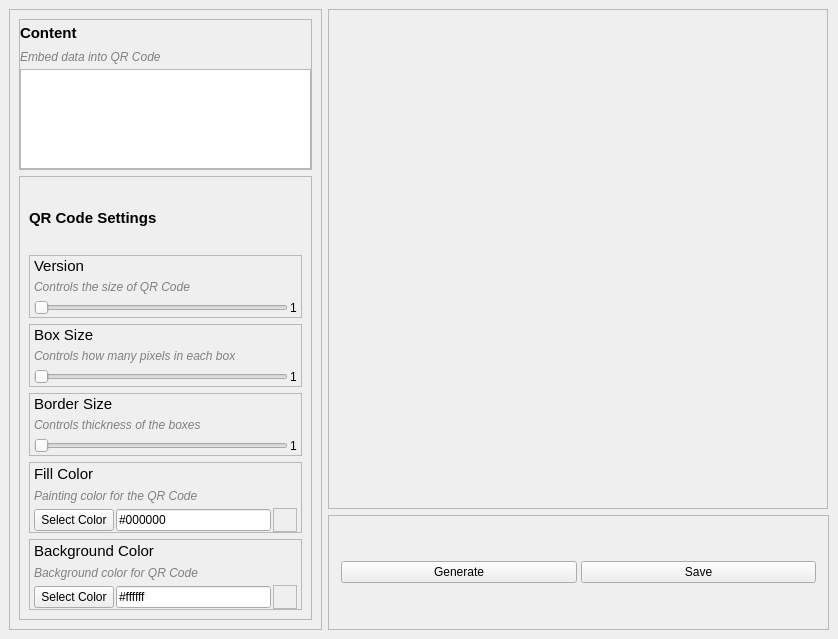
<?xml version="1.0" encoding="UTF-8"?>
<ui version="4.0">
 <class>MainWindow</class>
 <widget class="QMainWindow" name="MainWindow">
  <property name="geometry">
   <rect>
    <x>0</x>
    <y>0</y>
    <width>838</width>
    <height>639</height>
   </rect>
  </property>
  <property name="maximumSize">
   <size>
    <width>838</width>
    <height>639</height>
   </size>
  </property>
  <property name="windowTitle">
   <string>QR Code Generator</string>
  </property>
  <property name="styleSheet">
   <string notr="true"/>
  </property>
  <widget class="QWidget" name="container">
   <layout class="QHBoxLayout" name="horizontalLayout_2">
    <item>
     <widget class="QFrame" name="settingsFrame">
      <property name="sizePolicy">
       <sizepolicy hsizetype="Preferred" vsizetype="Minimum">
        <horstretch>0</horstretch>
        <verstretch>0</verstretch>
       </sizepolicy>
      </property>
      <property name="frameShape">
       <enum>QFrame::StyledPanel</enum>
      </property>
      <property name="frameShadow">
       <enum>QFrame::Raised</enum>
      </property>
      <layout class="QVBoxLayout" name="verticalLayout_8">
       <item>
        <widget class="QFrame" name="contentFrame">
         <property name="minimumSize">
          <size>
           <width>276</width>
           <height>151</height>
          </size>
         </property>
         <property name="maximumSize">
          <size>
           <width>16777215</width>
           <height>151</height>
          </size>
         </property>
         <property name="frameShape">
          <enum>QFrame::StyledPanel</enum>
         </property>
         <property name="frameShadow">
          <enum>QFrame::Raised</enum>
         </property>
         <layout class="QVBoxLayout" name="verticalLayout">
          <property name="spacing">
           <number>0</number>
          </property>
          <property name="sizeConstraint">
           <enum>QLayout::SetDefaultConstraint</enum>
          </property>
          <property name="leftMargin">
           <number>0</number>
          </property>
          <property name="topMargin">
           <number>0</number>
          </property>
          <property name="rightMargin">
           <number>0</number>
          </property>
          <property name="bottomMargin">
           <number>0</number>
          </property>
          <item>
           <widget class="QLabel" name="contentLabel">
            <property name="sizePolicy">
             <sizepolicy hsizetype="MinimumExpanding" vsizetype="Preferred">
              <horstretch>0</horstretch>
              <verstretch>0</verstretch>
             </sizepolicy>
            </property>
            <property name="font">
             <font>
              <pointsize>11</pointsize>
              <bold>true</bold>
             </font>
            </property>
            <property name="text">
             <string>Content</string>
            </property>
           </widget>
          </item>
          <item>
           <widget class="QLabel" name="contentHintLabel">
            <property name="font">
             <font>
              <italic>true</italic>
             </font>
            </property>
            <property name="styleSheet">
             <string notr="true">color: grey;</string>
            </property>
            <property name="text">
             <string>Embed data into QR Code</string>
            </property>
           </widget>
          </item>
          <item>
           <widget class="QTextEdit" name="contentText">
            <property name="minimumSize">
             <size>
              <width>0</width>
              <height>100</height>
             </size>
            </property>
            <property name="maximumSize">
             <size>
              <width>16777215</width>
              <height>100</height>
             </size>
            </property>
           </widget>
          </item>
         </layout>
        </widget>
       </item>
       <item>
        <widget class="QFrame" name="optionsFrame">
         <property name="frameShape">
          <enum>QFrame::StyledPanel</enum>
         </property>
         <property name="frameShadow">
          <enum>QFrame::Raised</enum>
         </property>
         <layout class="QVBoxLayout" name="verticalLayout_7">
          <item>
           <widget class="QLabel" name="qrSettingsLabel">
            <property name="sizePolicy">
             <sizepolicy hsizetype="MinimumExpanding" vsizetype="Preferred">
              <horstretch>0</horstretch>
              <verstretch>0</verstretch>
             </sizepolicy>
            </property>
            <property name="font">
             <font>
              <pointsize>11</pointsize>
              <bold>true</bold>
             </font>
            </property>
            <property name="text">
             <string>QR Code Settings</string>
            </property>
           </widget>
          </item>
          <item>
           <widget class="QFrame" name="versionFrame">
            <property name="minimumSize">
             <size>
              <width>271</width>
              <height>61</height>
             </size>
            </property>
            <property name="frameShape">
             <enum>QFrame::StyledPanel</enum>
            </property>
            <property name="frameShadow">
             <enum>QFrame::Raised</enum>
            </property>
            <layout class="QVBoxLayout" name="verticalLayout_2">
             <property name="spacing">
              <number>2</number>
             </property>
             <property name="leftMargin">
              <number>4</number>
             </property>
             <property name="topMargin">
              <number>0</number>
             </property>
             <property name="rightMargin">
              <number>4</number>
             </property>
             <property name="bottomMargin">
              <number>0</number>
             </property>
             <item>
              <widget class="QLabel" name="versionLabel">
               <property name="font">
                <font>
                 <pointsize>11</pointsize>
                </font>
               </property>
               <property name="text">
                <string>Version</string>
               </property>
              </widget>
             </item>
             <item>
              <widget class="QLabel" name="versionHintLabel">
               <property name="font">
                <font>
                 <italic>true</italic>
                </font>
               </property>
               <property name="styleSheet">
                <string notr="true">color: grey;</string>
               </property>
               <property name="text">
                <string>Controls the size of QR Code</string>
               </property>
              </widget>
             </item>
             <item>
              <layout class="QHBoxLayout" name="versionValueLayout">
               <property name="spacing">
                <number>2</number>
               </property>
               <item>
                <widget class="QSlider" name="versionValueSlider">
                 <property name="cursor">
                  <cursorShape>PointingHandCursor</cursorShape>
                 </property>
                 <property name="minimum">
                  <number>1</number>
                 </property>
                 <property name="maximum">
                  <number>40</number>
                 </property>
                 <property name="pageStep">
                  <number>1</number>
                 </property>
                 <property name="orientation">
                  <enum>Qt::Horizontal</enum>
                 </property>
                </widget>
               </item>
               <item>
                <widget class="QLabel" name="versionValueLabel">
                 <property name="text">
                  <string>1</string>
                 </property>
                </widget>
               </item>
              </layout>
             </item>
            </layout>
           </widget>
          </item>
          <item>
           <widget class="QFrame" name="boxSizeFrame">
            <property name="minimumSize">
             <size>
              <width>271</width>
              <height>61</height>
             </size>
            </property>
            <property name="frameShape">
             <enum>QFrame::StyledPanel</enum>
            </property>
            <property name="frameShadow">
             <enum>QFrame::Raised</enum>
            </property>
            <layout class="QVBoxLayout" name="verticalLayout_3">
             <property name="spacing">
              <number>2</number>
             </property>
             <property name="leftMargin">
              <number>4</number>
             </property>
             <property name="topMargin">
              <number>0</number>
             </property>
             <property name="rightMargin">
              <number>4</number>
             </property>
             <property name="bottomMargin">
              <number>0</number>
             </property>
             <item>
              <widget class="QLabel" name="boxSizeLabel">
               <property name="font">
                <font>
                 <pointsize>11</pointsize>
                </font>
               </property>
               <property name="text">
                <string>Box Size</string>
               </property>
              </widget>
             </item>
             <item>
              <widget class="QLabel" name="boxSizeHintLabel">
               <property name="font">
                <font>
                 <italic>true</italic>
                </font>
               </property>
               <property name="styleSheet">
                <string notr="true">color: grey;</string>
               </property>
               <property name="text">
                <string>Controls how many pixels in each box</string>
               </property>
              </widget>
             </item>
             <item>
              <layout class="QHBoxLayout" name="boxSizeValueLayout">
               <property name="spacing">
                <number>2</number>
               </property>
               <item>
                <widget class="QSlider" name="boxSizeValueSlider">
                 <property name="cursor">
                  <cursorShape>PointingHandCursor</cursorShape>
                 </property>
                 <property name="minimum">
                  <number>1</number>
                 </property>
                 <property name="maximum">
                  <number>100</number>
                 </property>
                 <property name="pageStep">
                  <number>1</number>
                 </property>
                 <property name="orientation">
                  <enum>Qt::Horizontal</enum>
                 </property>
                </widget>
               </item>
               <item>
                <widget class="QLabel" name="boxSizeValueLabel">
                 <property name="text">
                  <string>1</string>
                 </property>
                </widget>
               </item>
              </layout>
             </item>
            </layout>
           </widget>
          </item>
          <item>
           <widget class="QFrame" name="borderSizeFrame">
            <property name="minimumSize">
             <size>
              <width>271</width>
              <height>61</height>
             </size>
            </property>
            <property name="frameShape">
             <enum>QFrame::StyledPanel</enum>
            </property>
            <property name="frameShadow">
             <enum>QFrame::Raised</enum>
            </property>
            <layout class="QVBoxLayout" name="verticalLayout_4">
             <property name="spacing">
              <number>2</number>
             </property>
             <property name="leftMargin">
              <number>4</number>
             </property>
             <property name="topMargin">
              <number>0</number>
             </property>
             <property name="rightMargin">
              <number>4</number>
             </property>
             <property name="bottomMargin">
              <number>0</number>
             </property>
             <item>
              <widget class="QLabel" name="borderSizeLabel">
               <property name="font">
                <font>
                 <pointsize>11</pointsize>
                </font>
               </property>
               <property name="text">
                <string>Border Size</string>
               </property>
              </widget>
             </item>
             <item>
              <widget class="QLabel" name="borderSizeHintLabel">
               <property name="font">
                <font>
                 <italic>true</italic>
                </font>
               </property>
               <property name="styleSheet">
                <string notr="true">color: grey;</string>
               </property>
               <property name="text">
                <string>Controls thickness of the boxes</string>
               </property>
              </widget>
             </item>
             <item>
              <layout class="QHBoxLayout" name="borderSizeValueLayout">
               <property name="spacing">
                <number>2</number>
               </property>
               <item>
                <widget class="QSlider" name="borderSizeValueSlider">
                 <property name="cursor">
                  <cursorShape>PointingHandCursor</cursorShape>
                 </property>
                 <property name="minimum">
                  <number>1</number>
                 </property>
                 <property name="maximum">
                  <number>100</number>
                 </property>
                 <property name="pageStep">
                  <number>1</number>
                 </property>
                 <property name="orientation">
                  <enum>Qt::Horizontal</enum>
                 </property>
                </widget>
               </item>
               <item>
                <widget class="QLabel" name="borderSizeValueLabel">
                 <property name="text">
                  <string>1</string>
                 </property>
                </widget>
               </item>
              </layout>
             </item>
            </layout>
           </widget>
          </item>
          <item>
           <widget class="QFrame" name="fillColorFrame">
            <property name="minimumSize">
             <size>
              <width>271</width>
              <height>71</height>
             </size>
            </property>
            <property name="frameShape">
             <enum>QFrame::StyledPanel</enum>
            </property>
            <property name="frameShadow">
             <enum>QFrame::Raised</enum>
            </property>
            <layout class="QVBoxLayout" name="verticalLayout_5">
             <property name="spacing">
              <number>2</number>
             </property>
             <property name="leftMargin">
              <number>4</number>
             </property>
             <property name="topMargin">
              <number>0</number>
             </property>
             <property name="rightMargin">
              <number>4</number>
             </property>
             <property name="bottomMargin">
              <number>0</number>
             </property>
             <item>
              <widget class="QLabel" name="fillColorLabel">
               <property name="font">
                <font>
                 <pointsize>11</pointsize>
                </font>
               </property>
               <property name="text">
                <string>Fill Color</string>
               </property>
              </widget>
             </item>
             <item>
              <widget class="QLabel" name="fillColorHint">
               <property name="font">
                <font>
                 <italic>true</italic>
                </font>
               </property>
               <property name="styleSheet">
                <string notr="true">color: grey;</string>
               </property>
               <property name="text">
                <string>Painting color for the QR Code</string>
               </property>
              </widget>
             </item>
             <item>
              <layout class="QHBoxLayout" name="fillColorValueLayout">
               <item>
                <widget class="QPushButton" name="fillColorButton">
                 <property name="cursor">
                  <cursorShape>PointingHandCursor</cursorShape>
                 </property>
                 <property name="text">
                  <string>Select Color</string>
                 </property>
                </widget>
               </item>
               <item>
                <widget class="QLineEdit" name="fillColorText">
                 <property name="text">
                  <string>#000000</string>
                 </property>
                 <property name="readOnly">
                  <bool>true</bool>
                 </property>
                </widget>
               </item>
               <item>
                <widget class="QFrame" name="fillColorDisplayFrame">
                 <property name="minimumSize">
                  <size>
                   <width>24</width>
                   <height>24</height>
                  </size>
                 </property>
                 <property name="maximumSize">
                  <size>
                   <width>24</width>
                   <height>24</height>
                  </size>
                 </property>
                 <property name="styleSheet">
                  <string notr="true"/>
                 </property>
                 <property name="frameShape">
                  <enum>QFrame::StyledPanel</enum>
                 </property>
                 <property name="frameShadow">
                  <enum>QFrame::Raised</enum>
                 </property>
                </widget>
               </item>
              </layout>
             </item>
            </layout>
           </widget>
          </item>
          <item>
           <widget class="QFrame" name="backgroundColorFrame">
            <property name="minimumSize">
             <size>
              <width>271</width>
              <height>71</height>
             </size>
            </property>
            <property name="frameShape">
             <enum>QFrame::StyledPanel</enum>
            </property>
            <property name="frameShadow">
             <enum>QFrame::Raised</enum>
            </property>
            <layout class="QVBoxLayout" name="verticalLayout_6">
             <property name="spacing">
              <number>2</number>
             </property>
             <property name="leftMargin">
              <number>4</number>
             </property>
             <property name="topMargin">
              <number>0</number>
             </property>
             <property name="rightMargin">
              <number>4</number>
             </property>
             <property name="bottomMargin">
              <number>0</number>
             </property>
             <item>
              <widget class="QLabel" name="backgroundColorLabel">
               <property name="font">
                <font>
                 <pointsize>11</pointsize>
                </font>
               </property>
               <property name="text">
                <string>Background Color</string>
               </property>
              </widget>
             </item>
             <item>
              <widget class="QLabel" name="backgroundColorHintLabel">
               <property name="font">
                <font>
                 <italic>true</italic>
                </font>
               </property>
               <property name="styleSheet">
                <string notr="true">color: grey;</string>
               </property>
               <property name="text">
                <string>Background color for QR Code</string>
               </property>
              </widget>
             </item>
             <item>
              <layout class="QHBoxLayout" name="backgroundColorValueLayout">
               <item>
                <widget class="QPushButton" name="backgroundColorButton">
                 <property name="cursor">
                  <cursorShape>PointingHandCursor</cursorShape>
                 </property>
                 <property name="text">
                  <string>Select Color</string>
                 </property>
                </widget>
               </item>
               <item>
                <widget class="QLineEdit" name="backgroundColorText">
                 <property name="text">
                  <string>#ffffff</string>
                 </property>
                 <property name="readOnly">
                  <bool>true</bool>
                 </property>
                </widget>
               </item>
               <item>
                <widget class="QFrame" name="backgroundColorDisplayFrame">
                 <property name="minimumSize">
                  <size>
                   <width>24</width>
                   <height>24</height>
                  </size>
                 </property>
                 <property name="maximumSize">
                  <size>
                   <width>24</width>
                   <height>24</height>
                  </size>
                 </property>
                 <property name="styleSheet">
                  <string notr="true"/>
                 </property>
                 <property name="frameShape">
                  <enum>QFrame::StyledPanel</enum>
                 </property>
                 <property name="frameShadow">
                  <enum>QFrame::Raised</enum>
                 </property>
                </widget>
               </item>
              </layout>
             </item>
            </layout>
           </widget>
          </item>
         </layout>
        </widget>
       </item>
      </layout>
     </widget>
    </item>
    <item>
     <layout class="QVBoxLayout" name="qrOutputLayout">
      <item>
       <widget class="QFrame" name="outputFrame">
        <property name="minimumSize">
         <size>
          <width>500</width>
          <height>500</height>
         </size>
        </property>
        <property name="maximumSize">
         <size>
          <width>500</width>
          <height>500</height>
         </size>
        </property>
        <property name="frameShape">
         <enum>QFrame::StyledPanel</enum>
        </property>
        <property name="frameShadow">
         <enum>QFrame::Raised</enum>
        </property>
        <layout class="QGridLayout" name="gridLayout">
         <property name="leftMargin">
          <number>0</number>
         </property>
         <property name="topMargin">
          <number>0</number>
         </property>
         <property name="rightMargin">
          <number>0</number>
         </property>
         <property name="bottomMargin">
          <number>0</number>
         </property>
         <property name="spacing">
          <number>0</number>
         </property>
         <item row="0" column="0">
          <widget class="QLabel" name="outputLabel">
           <property name="autoFillBackground">
            <bool>false</bool>
           </property>
           <property name="text">
            <string/>
           </property>
           <property name="scaledContents">
            <bool>false</bool>
           </property>
           <property name="alignment">
            <set>Qt::AlignCenter</set>
           </property>
          </widget>
         </item>
        </layout>
       </widget>
      </item>
      <item>
       <widget class="QFrame" name="functionsFrame">
        <property name="minimumSize">
         <size>
          <width>501</width>
          <height>81</height>
         </size>
        </property>
        <property name="frameShape">
         <enum>QFrame::StyledPanel</enum>
        </property>
        <property name="frameShadow">
         <enum>QFrame::Raised</enum>
        </property>
        <layout class="QHBoxLayout" name="horizontalLayout">
         <property name="spacing">
          <number>4</number>
         </property>
         <property name="leftMargin">
          <number>12</number>
         </property>
         <property name="topMargin">
          <number>4</number>
         </property>
         <property name="rightMargin">
          <number>12</number>
         </property>
         <property name="bottomMargin">
          <number>4</number>
         </property>
         <item>
          <widget class="QPushButton" name="generateButton">
           <property name="cursor">
            <cursorShape>PointingHandCursor</cursorShape>
           </property>
           <property name="text">
            <string>Generate</string>
           </property>
          </widget>
         </item>
         <item>
          <widget class="QPushButton" name="saveButton">
           <property name="cursor">
            <cursorShape>PointingHandCursor</cursorShape>
           </property>
           <property name="text">
            <string>Save</string>
           </property>
          </widget>
         </item>
        </layout>
       </widget>
      </item>
     </layout>
    </item>
   </layout>
  </widget>
 </widget>
 <resources/>
 <connections>
  <connection>
   <sender>versionValueSlider</sender>
   <signal>valueChanged(int)</signal>
   <receiver>versionValueLabel</receiver>
   <slot>setNum(int)</slot>
   <hints>
    <hint type="sourcelabel">
     <x>195</x>
     <y>284</y>
    </hint>
    <hint type="destinationlabel">
     <x>291</x>
     <y>289</y>
    </hint>
   </hints>
  </connection>
  <connection>
   <sender>boxSizeValueSlider</sender>
   <signal>valueChanged(int)</signal>
   <receiver>boxSizeValueLabel</receiver>
   <slot>setNum(int)</slot>
   <hints>
    <hint type="sourcelabel">
     <x>251</x>
     <y>351</y>
    </hint>
    <hint type="destinationlabel">
     <x>288</x>
     <y>355</y>
    </hint>
   </hints>
  </connection>
  <connection>
   <sender>borderSizeValueSlider</sender>
   <signal>valueChanged(int)</signal>
   <receiver>borderSizeValueLabel</receiver>
   <slot>setNum(int)</slot>
   <hints>
    <hint type="sourcelabel">
     <x>171</x>
     <y>415</y>
    </hint>
    <hint type="destinationlabel">
     <x>288</x>
     <y>423</y>
    </hint>
   </hints>
  </connection>
 </connections>
</ui>
